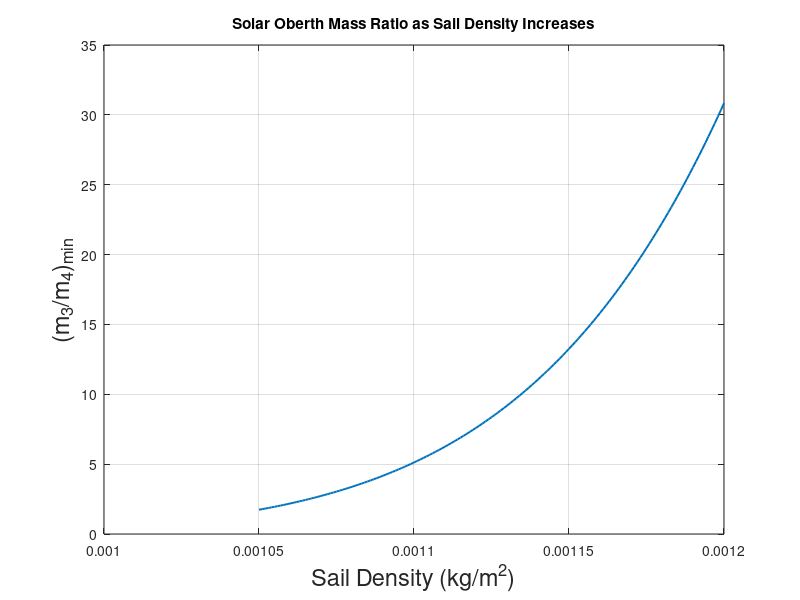

Recreate this plot in MATLAB. (Note: this script raises an error after producing the figure.)
clear
clc

%% Solar Sail Min 
%variables
AU_m = 1.496*10^11;
rho = 0.9;
v_p = 113.67*10^3; %m/s
v_inf = 123.17*10^3; %m/s
r_p = 0.14*AU_m; %m
I_sp = 338; %s
g_0 = 9.81; %m/s^2
rho_s = 0.00105:0.000001:0.0012 %kg/m^2
k_s = (1.016*10^17)*(1+rho)
S = (rho_s*r_p*I_sp*g_0/k_s).^2
a = r_p*rho_s.^2
b = 2*S*k_s - 2*r_p*rho_s
c = r_p - S*r_p*v_inf^2 - 2*S*1.327*10^20
Am_min = (-b - sqrt(b.^2-4.*a.*c))./(2.*a)
m_d = 150 %kg, dry mass
m_limit = 8900 %kg, limit mass (max for Atlas V GEO)

%Paper Calculations
mu_eff_min = 1.327*10^20 - (1.016*10^17)*(1+rho).*Am_min;
delta_V_r = sqrt(v_inf^2 + 2*mu_eff_min./r_p)-v_p;
m3_mc_min = exp(delta_V_r/I_sp/g_0);
m3_m4_min = m3_mc_min.*(1./(1-rho_s.*Am_min));

am_3_min = Am_min/(1-rho_s.*Am_min)

%Sail Density Plot
plot(rho_s,m3_m4_min,"LineWidth",1.4)
xlabel("Sail Density (kg/m^2)","FontSize",17)
ylabel("(m_3/m_4)_{min}","FontSize",17)
title("Solar Oberth Mass Ratio as Sail Density Increases")
grid on
ax = gca;
ax.FontSize = 14;
 
%Final Mass Plot
figure
m1 = 1.41*7.61*m3_m4_min*150
plot(rho_s,m1,"LineWidth",1.4)
hold on
plot(rho_s,m_limit*ones(length(rho_s)),"LineWidth",1.4,"LineStyle","--")
xlabel("Sail Density (kg/m^2)","FontSize",17)
ylabel("(m_1)_{min} (kg)","FontSize",17)
title("Total Mass as Solar Sail Density Increases")
grid on
ax = gca;
ax.FontSize = 14;